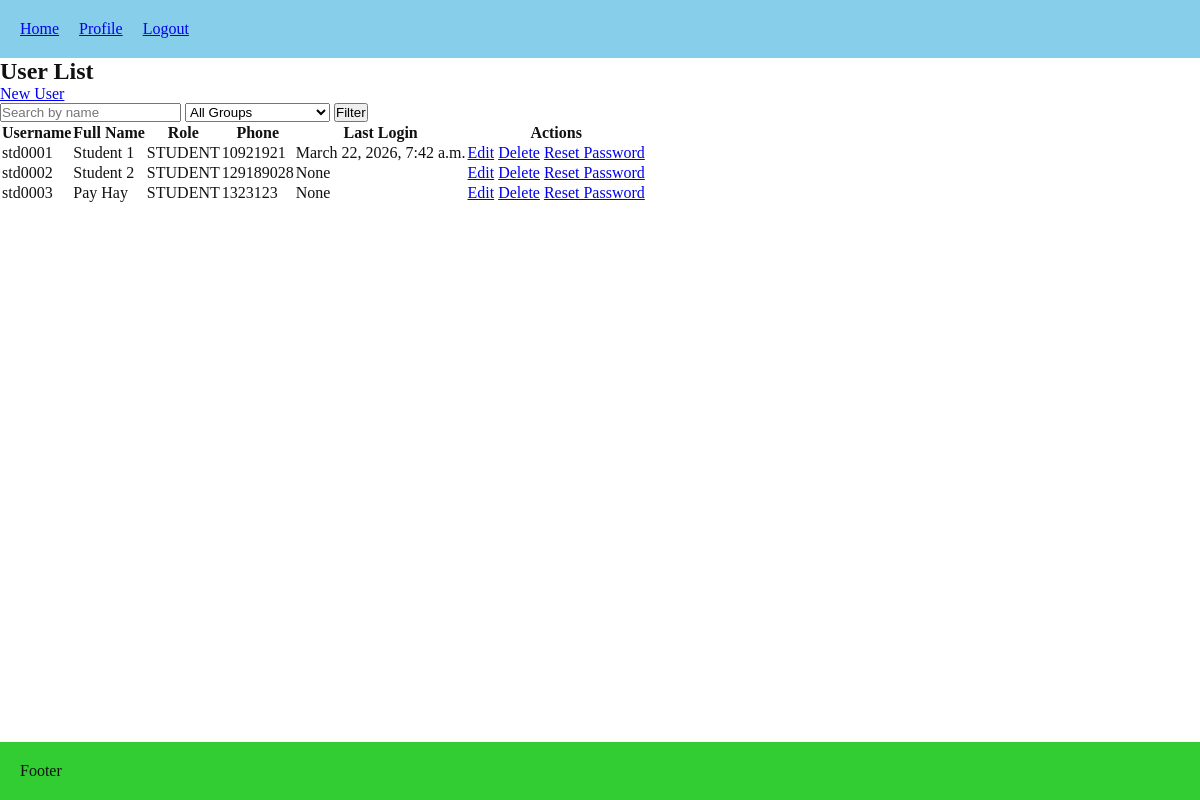
/users/users_list/ (signed in), run on the app's committed database.
### users/models.py (models this page shows, shortened)
class User(AbstractUser):
    username = models.CharField(
        max_length=150,
        unique=True,
        blank=True,
        editable=False
    )
    class Role(models.TextChoices):
        ADMIN = 'ADMIN', 'Admin'
        TEACHER = 'TEACHER', 'Teacher'
        STUDENT = 'STUDENT', 'Student'
    ROLE_PREFIXES = {
        Role.ADMIN: 'adm',
        Role.TEACHER: 'tch',
        Role.STUDENT: 'std',
    }
    role = models.CharField(max_length=20, choices=Role.choices, default=Role.STUDENT)
    phone_number = models.CharField(max_length=15, blank=True)
    must_reset_password = models.BooleanField(default=True)
    class Meta:
        constraints = [
            models.UniqueConstraint(fields=["first_name", "last_name", "role"], name="unique_full_name_per_role")
        ]

### users/views.py (the view)
# urls.py: path("users_list/", views.users_list, name="users_list"),
@login_required
def users_list(request):
    if request.user.role == User.Role.STUDENT:
        return HttpResponseForbidden("Students cannot view this page.")
    if request.user.role == User.Role.TEACHER:
        users = User.objects.filter(role=User.Role.STUDENT).exclude(is_superuser=True)
    elif request.user.role == User.Role.ADMIN:
        users = User.objects.exclude(is_superuser=True)
    else:
        users = []
    search_query = request.GET.get("q")
    if search_query:
        users = users.filter(
            Q(first_name__icontains=search_query) |
            Q(last_name__icontains=search_query)
        )
    role_filter = request.GET.get("role")
    if role_filter:
        users = users.filter(role=role_filter)
    groups_qs = Group.objects.all()
    if request.user.role == User.Role.TEACHER:
        groups_qs = groups_qs.filter(teacher=request.user)
    group_filter = request.GET.get("group")
    if group_filter:
        users = users.filter(enrollments__group_id=group_filter).distinct()
    return render(request, "users/users_list.html", {
        "users": users,
        "can_manage": request.user.role in [User.Role.ADMIN, User.Role.TEACHER],
        "groups": groups_qs,
        "selected_group": group_filter,
        })

### lessons/models.py (called while the page is built)
    def __str__(self):
        return self.name

### users/templates/users/users_list.html (shortened to what this page needs)
{% extends "core/base.html" %}
{% block content %}
<h2>User List</h2>
<a href="{% url 'users:create_user' %}">New User</a>
<form method="get">
    <input type="text" name="q" placeholder="Search by name" value="{{ request.GET.q }}">
    <select name="group">
    <option value="">All Groups</option>
</select>
    <button type="submit">Filter</button>
</form>
<table>
    <thead>
        <tr>
            <th>Username</th>
            <th>Full Name</th>
            <th>Role</th>
            <th>Phone</th>
            <th>Last Login</th>
            <th>Actions</th>
        </tr>
    </thead>
    <tbody>
        {% for user in users %}
        <tr>
            <td>{{ user.username }}</td>
            <td>{{ user.get_full_name }}</td>
            <td>{{ user.role }}</td>
            <td>{{ user.phone_number }}</td>
            <td>{{ user.last_login }}</td>
            <td>
                {% if can_manage %}
                    <a href="{% url 'users:edit_user' user.id %}">Edit</a>
                    <a href="{% url 'users:delete_user' user.id %}">Delete</a>
                    <a href="{% url 'users:reset_password' user.id %}">Reset Password</a>
                {% endif %}
            </td>
        </tr>
        {% empty %}
        <tr>
            <td colspan="6">No users found.</td>
        </tr>
        {% endfor %}
    </tbody>
</table>
{% endblock %}

### core/static/core/style.css (style rules this page uses)
* { box-sizing: border-box; margin: 0; padding: 0; list-style: none; }
:root { font-size: 12; --theme-color: skyblue; --secondary-color: limegreen; }
.theme-light { --bg: #ffffff; --text: #111111; --surface: #f5f5f5; --border: #e0e0e0; }
body { background-color: var(--bg); color: var(--text); display: flex; flex-direction: column; min-height: 100vh; }
a { transition: 0.3s; }

### data on the page
User: username "std0001", get_full_name "Student 1", role "STUDENT", phone_number "10921921", last_login "March 22, 2026, 7:42 a.m."
User: username "std0002", get_full_name "Student 2", role "STUDENT", phone_number "129189028", last_login "None"
User: username "std0003", get_full_name "Pay Hay", role "STUDENT", phone_number "1323123", last_login "None"
